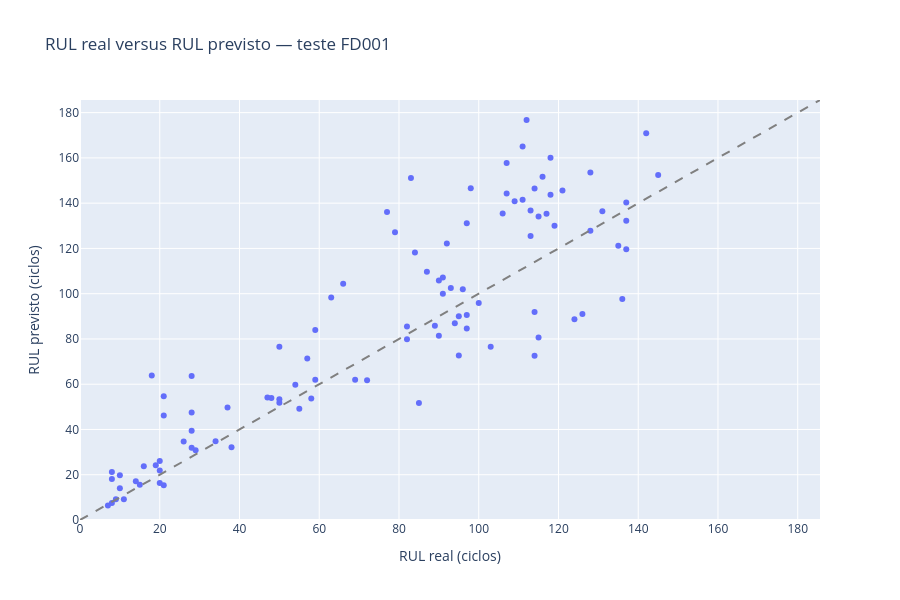

This figure's notebook cell:
### Markdown cell above
## 3. Erro por motor

A figura mostra a relação entre o RUL real e o RUL previsto. Quanto mais próximos os pontos estiverem da linha diagonal, mais próxima estará a estimativa do valor de referência. A identificação do motor e o último ciclo observado permanecem disponíveis ao passar o cursor sobre cada ponto.

### Code cell
axis_limit = max(test_results['rul_real'].max(), test_results['rul_predito'].max()) * 1.05
fig = px.scatter(
    test_results,
    x='rul_real',
    y='rul_predito',
    hover_data=['unit', 'last_cycle', 'erro'],
    labels={
        'rul_real': 'RUL real (ciclos)',
        'rul_predito': 'RUL previsto (ciclos)',
        'unit': 'Motor',
        'last_cycle': 'Último ciclo observado',
        'erro': 'Erro (ciclos)',
    },
    title=lang({'title': 'RUL real versus RUL previsto — teste FD001'})['title'],
    height=600,
)
fig.add_shape(
    type='line',
    x0=0, y0=0, x1=axis_limit, y1=axis_limit,
    line={'dash': 'dash', 'color': 'gray'},
)
fig.update_xaxes(range=[0, axis_limit])
fig.update_yaxes(range=[0, axis_limit])
fig.show()

### Figure 1 — Plotly figure (JSON) as saved in the notebook; plotly's stock layout.template omitted (floating-point values rounded to 4 significant figures; data arrays with more than 128 entries replaced by an {"elided": "..."} marker saying what was removed)
{"data": [{"customdata": {"elided": "100x3 float values"}, "hovertemplate": "RUL real (ciclos)=%{x}<br>RUL previsto (ciclos)=%{y}<br>Motor=%{customdata[0]}<br>Último ciclo observado=%{customdata[1]}<br>Erro (ciclos)=%{customdata[2]}<extra></extra>", "legendgroup": "", "marker": {"color": "#636efa", "symbol": "circle"}, "mode": "markers", "name": "", "orientation": "v", "showlegend": false, "type": "scatter", "x": [112.0, 98.0, 69.0, 82.0, 91.0, 93.0, 91.0, 95.0, 111.0, 96.0, 97.0, 124.0, 95.0, 107.0, 83.0, 84.0, 50.0, 28.0, 87.0, 16.0, 57.0, 111.0, 113.0, 20.0, 145.0, 119.0, 66.0, 97.0, 90.0, 115.0, 8.0, 48.0, 106.0, 7.0, 11.0, 19.0, 21.0, 50.0, 142.0, 28.0, 18.0, 10.0, 59.0, 109.0, 114.0, 47.0, 135.0, 92.0, 21.0, 79.0, 114.0, 29.0, 26.0, 97.0, 137.0, 15.0, 103.0, 37.0, 114.0, 100.0, 21.0, 54.0, 72.0, 28.0, 128.0, 14.0, 77.0, 8.0, 121.0, 94.0, 118.0, 50.0, 131.0, 126.0, 113.0, 10.0, 34.0, 107.0, 63.0, 90.0, 8.0, 9.0, 137.0, 58.0, 118.0, 89.0, 116.0, 115.0, 136.0, 28.0, 38.0, 20.0, 85.0, 55.0, 128.0, 137.0, 82.0, 59.0, 117.0, 20.0], "xaxis": "x", "y": [176.7, 146.5, 62.01, 85.46, 100.0, 102.5, 107.2, 72.74, 141.5, 102.0, 84.6, 88.74, 90.05, 144.3, 151.1, 118.2, 51.8, 63.61, 109.7, 23.78, 71.41, 165.1, 136.7, 26.05, 152.4, 130.1, 104.4, 90.61, 105.9, 80.64, 21.21, 53.95, 135.4, 6.391, 9.158, 24.16, 54.65, 53.33, 170.8, 31.9, 63.8, 19.81, 62.01, 140.8, 72.58, 54.11, 121.1, 122.2, 15.33, 127.2, 91.9, 30.86, 34.72, 131.1, 119.7, 15.57, 76.6, 49.7, 146.5, 95.89, 46.15, 59.72, 61.79, 47.45, 153.5, 17.1, 136.0, 18.17, 145.6, 86.96, 143.8, 76.5, 136.4, 91.07, 125.5, 14.06, 34.74, 157.7, 98.3, 81.39, 7.491, 9.155, 132.2, 53.66, 160.0, 85.83, 151.7, 134.1, 97.7, 39.45, 32.11, 21.83, 51.73, 49.19, 127.8, 140.2, 79.89, 83.91, 135.3, 16.39], "yaxis": "y"}], "layout": {"height": 600, "legend": {"tracegroupgap": 0}, "shapes": [{"line": {"color": "gray", "dash": "dash"}, "type": "line", "x0": 0, "x1": 185.6, "y0": 0, "y1": 185.6}], "title": {"text": "RUL real versus RUL previsto — teste FD001"}, "xaxis": {"anchor": "y", "domain": [0, 1], "range": [0, 185.6], "title": {"text": "RUL real (ciclos)"}}, "yaxis": {"anchor": "x", "domain": [0, 1], "range": [0, 185.6], "title": {"text": "RUL previsto (ciclos)"}}}}
